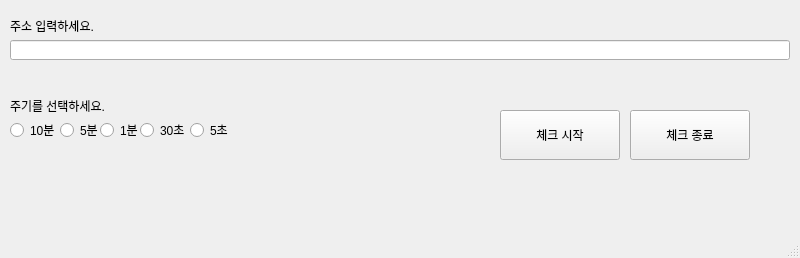
<?xml version="1.0" encoding="UTF-8"?>
<ui version="4.0">
 <class>MainWindow</class>
 <widget class="QMainWindow" name="MainWindow">
  <property name="geometry">
   <rect>
    <x>0</x>
    <y>0</y>
    <width>800</width>
    <height>258</height>
   </rect>
  </property>
  <property name="windowTitle">
   <string>웹툰 감지 프로그램</string>
  </property>
  <widget class="QWidget" name="centralwidget">
   <widget class="QLabel" name="label">
    <property name="geometry">
     <rect>
      <x>10</x>
      <y>20</y>
      <width>100</width>
      <height>12</height>
     </rect>
    </property>
    <property name="text">
     <string>주소 입력하세요.</string>
    </property>
   </widget>
   <widget class="QLineEdit" name="lineEdit">
    <property name="geometry">
     <rect>
      <x>10</x>
      <y>40</y>
      <width>780</width>
      <height>20</height>
     </rect>
    </property>
   </widget>
   <widget class="QLabel" name="label_2">
    <property name="geometry">
     <rect>
      <x>10</x>
      <y>100</y>
      <width>110</width>
      <height>12</height>
     </rect>
    </property>
    <property name="text">
     <string>주기를 선택하세요.</string>
    </property>
   </widget>
   <widget class="QRadioButton" name="rb_10min">
    <property name="geometry">
     <rect>
      <x>10</x>
      <y>120</y>
      <width>50</width>
      <height>20</height>
     </rect>
    </property>
    <property name="text">
     <string>10분</string>
    </property>
   </widget>
   <widget class="QRadioButton" name="rb_5min">
    <property name="geometry">
     <rect>
      <x>60</x>
      <y>120</y>
      <width>50</width>
      <height>20</height>
     </rect>
    </property>
    <property name="text">
     <string>5분</string>
    </property>
   </widget>
   <widget class="QRadioButton" name="rb_1min">
    <property name="geometry">
     <rect>
      <x>100</x>
      <y>120</y>
      <width>50</width>
      <height>20</height>
     </rect>
    </property>
    <property name="text">
     <string>1분</string>
    </property>
   </widget>
   <widget class="QRadioButton" name="rb_30sec">
    <property name="geometry">
     <rect>
      <x>140</x>
      <y>120</y>
      <width>50</width>
      <height>20</height>
     </rect>
    </property>
    <property name="text">
     <string>30초</string>
    </property>
   </widget>
   <widget class="QRadioButton" name="rb_5ec">
    <property name="geometry">
     <rect>
      <x>190</x>
      <y>120</y>
      <width>50</width>
      <height>20</height>
     </rect>
    </property>
    <property name="text">
     <string>5초</string>
    </property>
   </widget>
   <widget class="QPushButton" name="btn_start">
    <property name="geometry">
     <rect>
      <x>500</x>
      <y>110</y>
      <width>120</width>
      <height>50</height>
     </rect>
    </property>
    <property name="text">
     <string>체크 시작</string>
    </property>
   </widget>
   <widget class="QPushButton" name="btn_stop">
    <property name="geometry">
     <rect>
      <x>630</x>
      <y>110</y>
      <width>120</width>
      <height>50</height>
     </rect>
    </property>
    <property name="text">
     <string>체크 종료</string>
    </property>
   </widget>
   <widget class="QLabel" name="lbl_print">
    <property name="geometry">
     <rect>
      <x>10</x>
      <y>190</y>
      <width>770</width>
      <height>40</height>
     </rect>
    </property>
    <property name="font">
     <font>
      <family>나눔고딕 ExtraBold</family>
      <pointsize>20</pointsize>
      <weight>75</weight>
      <bold>true</bold>
     </font>
    </property>
    <property name="text">
     <string/>
    </property>
    <property name="alignment">
     <set>Qt::AlignCenter</set>
    </property>
   </widget>
  </widget>
  <widget class="QStatusBar" name="statusbar"/>
 </widget>
 <resources/>
 <connections>
  <connection>
   <sender>rb_10min</sender>
   <signal>clicked()</signal>
   <receiver>MainWindow</receiver>
   <slot>setCycle()</slot>
   <hints>
    <hint type="sourcelabel">
     <x>29</x>
     <y>133</y>
    </hint>
    <hint type="destinationlabel">
     <x>47</x>
     <y>146</y>
    </hint>
   </hints>
  </connection>
  <connection>
   <sender>rb_5min</sender>
   <signal>clicked()</signal>
   <receiver>MainWindow</receiver>
   <slot>setCycle()</slot>
   <hints>
    <hint type="sourcelabel">
     <x>86</x>
     <y>129</y>
    </hint>
    <hint type="destinationlabel">
     <x>91</x>
     <y>161</y>
    </hint>
   </hints>
  </connection>
  <connection>
   <sender>rb_1min</sender>
   <signal>clicked()</signal>
   <receiver>MainWindow</receiver>
   <slot>setCycle()</slot>
   <hints>
    <hint type="sourcelabel">
     <x>126</x>
     <y>134</y>
    </hint>
    <hint type="destinationlabel">
     <x>129</x>
     <y>150</y>
    </hint>
   </hints>
  </connection>
  <connection>
   <sender>rb_30sec</sender>
   <signal>clicked()</signal>
   <receiver>MainWindow</receiver>
   <slot>setCycle()</slot>
   <hints>
    <hint type="sourcelabel">
     <x>172</x>
     <y>137</y>
    </hint>
    <hint type="destinationlabel">
     <x>177</x>
     <y>162</y>
    </hint>
   </hints>
  </connection>
  <connection>
   <sender>rb_5ec</sender>
   <signal>clicked()</signal>
   <receiver>MainWindow</receiver>
   <slot>setCycle()</slot>
   <hints>
    <hint type="sourcelabel">
     <x>212</x>
     <y>127</y>
    </hint>
    <hint type="destinationlabel">
     <x>254</x>
     <y>147</y>
    </hint>
   </hints>
  </connection>
  <connection>
   <sender>btn_start</sender>
   <signal>clicked()</signal>
   <receiver>MainWindow</receiver>
   <slot>startChk()</slot>
   <hints>
    <hint type="sourcelabel">
     <x>573</x>
     <y>148</y>
    </hint>
    <hint type="destinationlabel">
     <x>468</x>
     <y>108</y>
    </hint>
   </hints>
  </connection>
  <connection>
   <sender>btn_stop</sender>
   <signal>clicked()</signal>
   <receiver>MainWindow</receiver>
   <slot>stopChk()</slot>
   <hints>
    <hint type="sourcelabel">
     <x>648</x>
     <y>145</y>
    </hint>
    <hint type="destinationlabel">
     <x>709</x>
     <y>182</y>
    </hint>
   </hints>
  </connection>
 </connections>
 <slots>
  <slot>setCycle()</slot>
  <slot>startChk()</slot>
  <slot>stopChk()</slot>
 </slots>
</ui>
